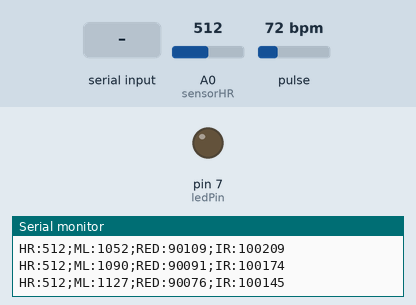
The sketch below on a simulated Arduino Uno, built with avr-gcc and run on an emulated ATmega328P. Parts: output pins drawn as LEDs (lit = HIGH), the last lines printed to the serial monitor. The test bench sets the inputs (shaded band); at power-on: A0 (sensorHR) = 512, pulse 72 bpm.

Above: at 1.2 s.
1.3 s: "H" received over Serial
At 2.1 s:
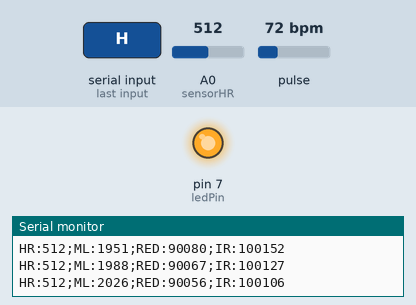
2.8 s: A0 (sensorHR) set to 984
5.8 s: A0 (sensorHR) set to 1010
7.3 s: "L" received over Serial
At 7.8 s:
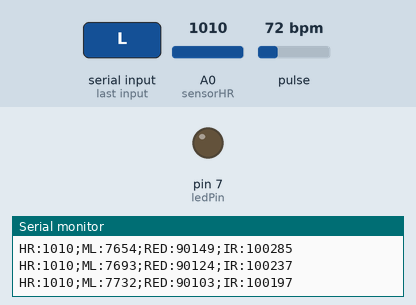
Timing chart, 0 to 10.3 s (numbered marks = the images above; inputs shaded):
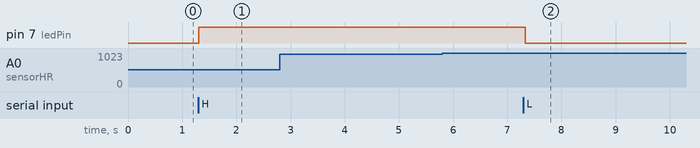

The sketch:

no_wifi.ino
```cpp
#include <Wire.h>
#include "MAX30105.h"

MAX30105 particleSensor;

uint32_t redBuffer;
uint32_t irBuffer;
int hrBuffer;
String dataToSend;
int sensorHR;
long milis;

const int ledPin = 7; //green LED pin
int incomingByte;     //turn it on/off

void setup() {
  Serial.begin(9600); // initialize serial communication at 115200 bits per second:
  dataToSend.reserve(100);
  pinMode(ledPin, OUTPUT);

  sensorHR=0;
  // Initialize sensor
  // Use default I2C port, 400kHz speed
  while (!particleSensor.begin(Wire, I2C_SPEED_FAST)) {
    Serial.println(F("MAX30102 was not found. Please check wiring/power."));
  }

  // iniciar SPO2
  byte ledBrightness = 60;  //Options: 0=Off to 255=50mA
  byte sampleAverage = 4;   //Options: 1, 2, 4, 8, 16, 32
  byte ledMode = 2;         //Options: 1 = Red only, 2 = Red + IR, 3 = Red + IR + Green
  byte sampleRate = 100;    //Options: 50, 100, 200, 400, 800, 1000, 1600, 3200
  int pulseWidth = 411;     //Options: 69, 118, 215, 411
  int adcRange = 4096;      //Options: 2048, 4096, 8192, 16384
  particleSensor.setup(ledBrightness, sampleAverage, ledMode, sampleRate, pulseWidth, adcRange); //Configure sensor with these settings
}

void loop() {
  while (particleSensor.available() == false) //do we have new data?
      particleSensor.check();

  redBuffer = particleSensor.getRed();
  irBuffer = particleSensor.getIR();
  hrBuffer = analogRead(sensorHR);
  milis=millis();
  dataToSend="HR:";
  dataToSend+=hrBuffer;
  dataToSend+=";ML:";
  dataToSend+=milis;
  dataToSend+=";RED:";
  dataToSend+=redBuffer;
  dataToSend+=";IR:";
  dataToSend+=irBuffer;

  //enviar por serial
  Serial.println(dataToSend);

  // see if there's incoming serial data
  if (Serial.available() > 0) {
    // read the oldest byte in the serial buffer
    incomingByte = Serial.read();
    // if it's an H, turn on the LED
    if (incomingByte == 'H') {
      digitalWrite(ledPin, HIGH);
    }
    // if it's an L, turn off the LED
    if (incomingByte == 'L') {
      digitalWrite(ledPin, LOW);
    }
  }
}
```

Measured:
- after the input at 1.3 s, pin 7 (ledPin): LOW → HIGH at once
- after the input at 7.3 s, pin 7 (ledPin): HIGH → LOW at once
